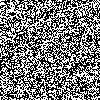
Frame 1 (no input)
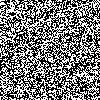
Frame 60 (the mouse pressed at the canvas centre just before this capture)
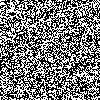
Frame 120 (the mouse held since frame 60 and released just before this capture)

The Processing sketch that drew these frames (run headless with seeded random() and noise(); from frame 60 on, the mouse is pressed at the canvas centre):

// Processing sketch: processing_172365
// ── processing_172365.pde

int[][] angles = {{ 0, 1 }, { 1, 1 }, { 1, 0 }, { 1,-1 },
                 { 0,-1 }, {-1,-1 }, {-1, 0 }, {-1, 1 }};

int numAngles = angles.length;
int x, y, nx, ny, xx, yy, nxx, nyy, xxx, yyy, nxxx, nyyy;
int dir = 0;
color black = color(0);
color white = color(255);

void setup() {
  size(100, 100);
  background(255);
  x = width/4;
  nx = x;
  y = height/4;
  ny = y;
  
  xx = width/2;
  nxx = xx;
  yy = height/2;
  nyy = yy;
  
  xxx = width/3;
  nxxx = xxx;
  yyy = height/3;
  nyyy = yyy;
  
  float woodDensity = width * height * 0.5;
  for (int i = 0; i < woodDensity; i++) {
    int rx = int(random(width));
    int ry = int(random(height));
    
    int rxx = int(random(width));
    int ryy = int(random(height));
    
    int rxxx = int(random(width));
    int ryyy = int(random(height));
    set(rx, ry, black);
    set(rxx, ryy, white);
    set(rxxx, ryyy, black);
  }
}

void draw() {
  int rand = int(abs(random(-1, 2)));
  dir = (dir + rand + numAngles) % numAngles;
  
  nx = (nx + angles[dir][0] + width) % width;
  ny = (ny + angles[dir][1] + height) % height;
  if ((get(x,y) == black) && (get(nx,ny) == white)) {
    // Move the chip one space
    set(x, y, white);
    set(nx, ny, black);
    x = nx;
    y = ny;
  } else if ((get(x,y) == black) && (get(nx,ny) == black)) {
    // Move in the opposite direction
    dir = (dir + (numAngles/2)) % numAngles;
    x = (x + angles[dir][0] + width) % width;
    y = (y + angles[dir][1] + height) % height;
  } else {
    // Not carrying
    x = nx;
    y = ny;
  }
  nx = x; // Save the current position
  ny = y;
  
  nxx = (nxx + angles[dir][0] + width) % width;
  nyy = (nyy + angles[dir][1] + height) % height;
  if ((get(xx,yy) == white) && (get(nxx,nyy) == black)) {
    // Move the chip one space
    set(xx, yy, white);
    set(nxx, nyy, black);
    xx = nxx;
    yy = nyy;
  } else if ((get(xx,yy) == white) && (get(nxx,nyy) == white)) {
    // Move in the opposite direction
    dir = (dir + (numAngles/2)) % numAngles;
    xx = (xx + angles[dir][0] + width) % width;
    yy = (yy + angles[dir][1] + height) % height;
  } else {
    // Not carrying
    xx = nxx;
    yy = nyy;
  }
  nxx = xx; // Save the current position
  nyy = yy;
  
  nxxx = (nxxx + angles[dir][0] + width) % width;
  nyyy = (nyyy + angles[dir][1] + height) % height;
  if ((get(xxx,yyy) == black) && (get(nxxx,nyyy) == white)) {
    // Move the chip one space
    set(xxx, yyy, white);
    set(nxxx, nyyy, black);
    xxx = nxxx;
    yyy = nyyy;
  } else if ((get(xxx,yyy) == black) && (get(nxxx,nyyy) == black)) {
    // Move in the opposite direction
    dir = (dir + (numAngles/2)) % numAngles;
    xxx = (xxx + angles[dir][0] + width) % width;
    yyy = (yyy + angles[dir][1] + height) % height;
  } else {
    // Not carrying
    xxx = nxxx;
    yyy = nyyy;
  }
  nxxx = xxx; // Save the current position
  nyyy = yyy;
  
}
